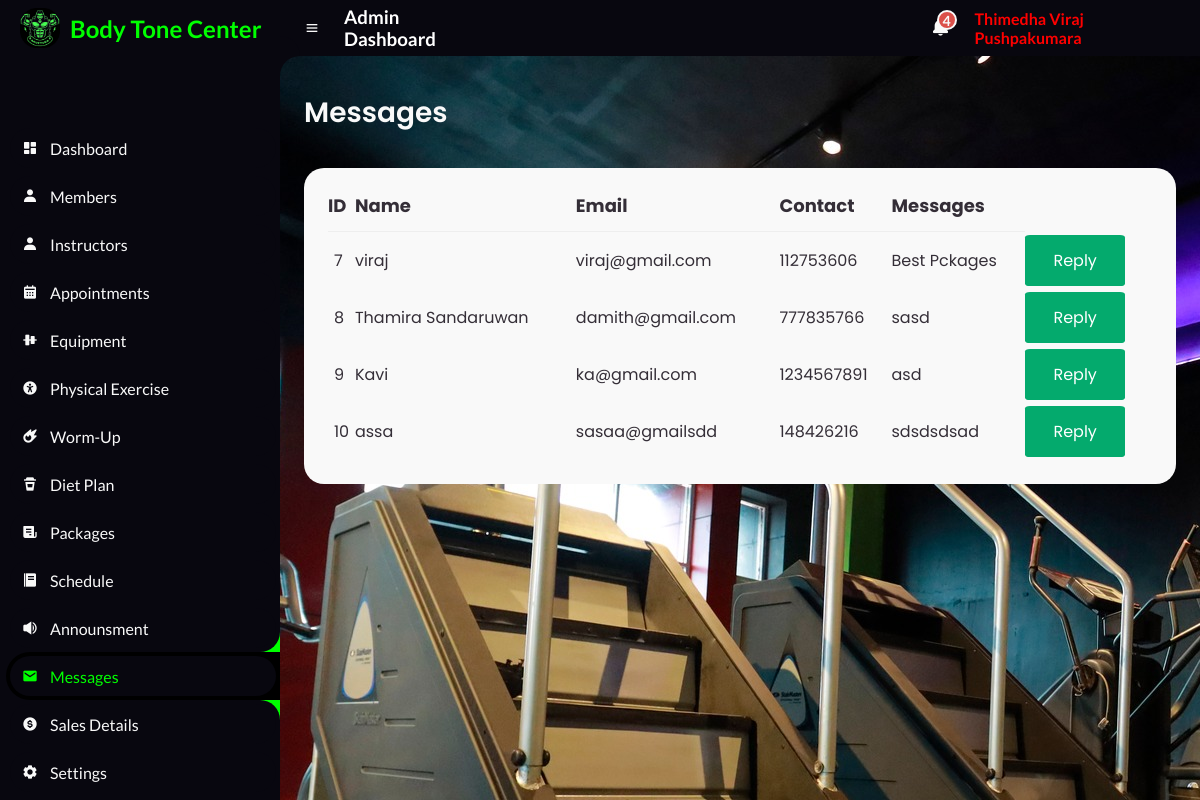
Page /Admin/Messages.php (signed in) on the committed database.
### tables this page shows
CREATE TABLE `contact_info` (
  `id` int(11) NOT NULL,
  `name` varchar(20) NOT NULL,
  `email` varchar(20) NOT NULL,
  `mobile` int(10) NOT NULL,
  `message` text NOT NULL
);

### Admin/MessagesBody.php (the view, shortened to what this page needs)
<main>
	<div class="head-title">
		<div class="left">
			<h1>Messages</h1>
		</div>
	</div>
	<div class="table-data">
		<div class="order">
			<table class="table">
				<thead>
					<tr>
						<th style="font-size: large;">ID</th>
						<th style="font-size: large;">Name</th>
						<th style="font-size: large;">Email</th>
						<th style="font-size: large;">Contact</th>
						<th style="font-size: large;">Messages</th>
					</tr>
				</thead>
				<tbody>
					<?php
					$servername = "localhost";
					$username = "root";
					$password = "";
					$database = "body_tone_db";
					$connection = new mysqli($servername, $username, $password, $database);
					$sql = "SELECT * FROM contact_info";
					$result = $connection->query($sql);
					while ($row = $result->fetch_assoc()) {
						echo "
                    <tr>
                    <td>$row[id]</td>
                    <td>$row[name]</td>
                    <td>$row[email]</td>
                    <td>$row[mobile]</td>
					<td>$row[message]</td>
                    <td >
					<a class='btn success btn-sm' href='Message_view.php?id=$row[id]'>Reply</a>
                    </td>
                </tr>
                    ";
					}
					?>
				</tbody>
			</table>
		</div>
	</div>
</main>

### Admin/css/style.css (style rules this page uses)
* { margin: 0; padding: 0; box-sizing: border-box; }
a { text-decoration: none; }
:root { --poppins: 'Poppins', sans-serif; --lato: 'Lato', sans-serif; --light: #F9F9F9; --blue: #3C91E6; --light-blue: #CFE8FF; --grey: #eee; --dark-grey: #AAAAAA; --dark: #342E37; --red: #DB504A; --yellow: #FFCE26; --light-yellow: #FFF2C6; --orange: #FD7238; --light-orange: #FFE0D3; --black: #000000; --light-black: #1b1a1a; --li-black: #6F6C6C ; --slow-black:#08070f ; --lime:lime; }
html { overflow-x: hidden; }
body { background-image: url("2.jpg"); overflow-x: hidden; }
#content main { width: 100%; padding: 36px 24px; font-family: var(--poppins); max-height: calc(100vh - 56px); overflow-y: auto; }
#content main .head-title { display: flex; align-items: center; justify-content: space-between; grid-gap: 16px; flex-wrap: wrap; }
#content main .head-title .left h1 { font-size: 28px; font-weight: 600; margin-bottom: 10px; color: var(--light); }
#content main .table-data { display: flex; flex-wrap: wrap; grid-gap: 24px; margin-top: 24px; width: 100%; color: var(--dark); }
#content main .table-data > div { border-radius: 20px; background: var(--light); padding: 24px; overflow-x: auto; }
#content main .table-data .order { flex-grow: 1; flex-basis: 500px; }
#content main .table-data .order table { width: 100%; border-collapse: collapse; }
#content main .table-data .order table th { padding-bottom: 12px; font-size: 13px; text-align: left; border-bottom: 1px solid var(--grey); }
#content main .table-data .order table td { padding: 16px 0; }
#content main .table-data .order table tr td:first-child { display: flex; align-items: center; grid-gap: 12px; padding-left: 6px; }

### Admin/css/btn.css (style rules this page uses)
.btn { border: none; color: white; padding: 14px 28px; cursor: pointer; border-radius: 5%; }
.success { background-color: #04AA6D; }

### Admin/Included/navContainer.php (style rules this page uses)
* { text-decoration: none; }

### rows in the picture
contact_info: id "7", name "viraj", email "viraj@gmail.com", mobile "112753606", message "Best Pckages"
contact_info: id "8", name "Thamira Sandaruwan", email "damith@gmail.com", mobile "777835766", message "sasd"
contact_info: id "9", name "Kavi", email "ka@gmail.com", mobile "1234567891", message "asd"
contact_info: id "10", name "assa", email "sasaa@gmailsdd", mobile "148426216", message "sdsdsdsad"

### other values in the picture
$row "4"
$_SESSION['admin_name'] "Thimedha Viraj Pushpakumara"
